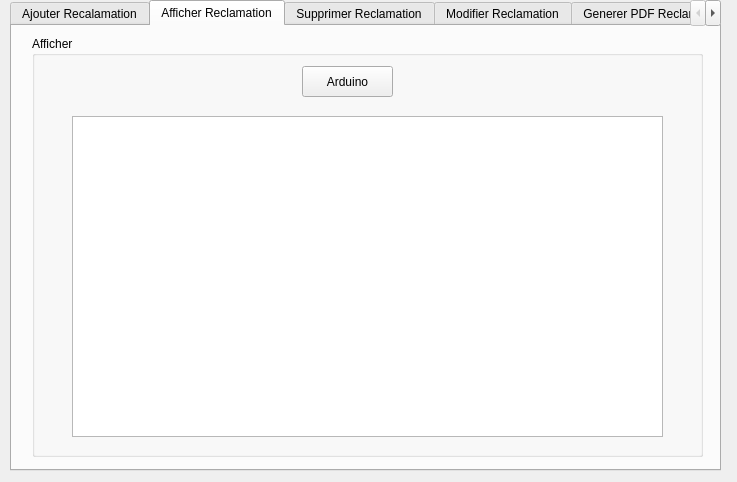
<?xml version="1.0" encoding="UTF-8"?>
<ui version="4.0">
 <class>maquette_yesmin</class>
 <widget class="QDialog" name="maquette_yesmin">
  <property name="geometry">
   <rect>
    <x>0</x>
    <y>0</y>
    <width>737</width>
    <height>482</height>
   </rect>
  </property>
  <property name="windowTitle">
   <string>Dialog</string>
  </property>
  <widget class="QTabWidget" name="Trier">
   <property name="geometry">
    <rect>
     <x>10</x>
     <y>0</y>
     <width>711</width>
     <height>471</height>
    </rect>
   </property>
   <property name="currentIndex">
    <number>1</number>
   </property>
   <widget class="QWidget" name="tab">
    <attribute name="title">
     <string>Ajouter Recalamation</string>
    </attribute>
    <widget class="QGroupBox" name="groupBox">
     <property name="geometry">
      <rect>
       <x>30</x>
       <y>10</y>
       <width>661</width>
       <height>421</height>
      </rect>
     </property>
     <property name="styleSheet">
      <string notr="true"/>
     </property>
     <property name="title">
      <string>Ajouter</string>
     </property>
     <widget class="QLabel" name="label">
      <property name="geometry">
       <rect>
        <x>50</x>
        <y>70</y>
        <width>61</width>
        <height>41</height>
       </rect>
      </property>
      <property name="styleSheet">
       <string notr="true"/>
      </property>
      <property name="text">
       <string>Nom </string>
      </property>
     </widget>
     <widget class="QLabel" name="label_2">
      <property name="geometry">
       <rect>
        <x>340</x>
        <y>90</y>
        <width>71</width>
        <height>16</height>
       </rect>
      </property>
      <property name="styleSheet">
       <string notr="true"/>
      </property>
      <property name="text">
       <string>Prénom</string>
      </property>
     </widget>
     <widget class="QLabel" name="label_3">
      <property name="geometry">
       <rect>
        <x>50</x>
        <y>130</y>
        <width>51</width>
        <height>16</height>
       </rect>
      </property>
      <property name="styleSheet">
       <string notr="true"/>
      </property>
      <property name="text">
       <string>Cin</string>
      </property>
     </widget>
     <widget class="QLabel" name="label_4">
      <property name="geometry">
       <rect>
        <x>340</x>
        <y>130</y>
        <width>141</width>
        <height>21</height>
       </rect>
      </property>
      <property name="styleSheet">
       <string notr="true"/>
      </property>
      <property name="text">
       <string>Num Télèphone</string>
      </property>
     </widget>
     <widget class="QLabel" name="label_5">
      <property name="geometry">
       <rect>
        <x>20</x>
        <y>190</y>
        <width>111</width>
        <height>20</height>
       </rect>
      </property>
      <property name="text">
       <string/>
      </property>
     </widget>
     <widget class="QLineEdit" name="le_nom">
      <property name="geometry">
       <rect>
        <x>120</x>
        <y>80</y>
        <width>113</width>
        <height>31</height>
       </rect>
      </property>
     </widget>
     <widget class="QLineEdit" name="le_prenom">
      <property name="geometry">
       <rect>
        <x>470</x>
        <y>80</y>
        <width>113</width>
        <height>31</height>
       </rect>
      </property>
     </widget>
     <widget class="QLineEdit" name="le_cin">
      <property name="geometry">
       <rect>
        <x>120</x>
        <y>120</y>
        <width>113</width>
        <height>31</height>
       </rect>
      </property>
     </widget>
     <widget class="QLineEdit" name="le_num_telephone">
      <property name="geometry">
       <rect>
        <x>470</x>
        <y>120</y>
        <width>113</width>
        <height>31</height>
       </rect>
      </property>
     </widget>
     <widget class="Line" name="line">
      <property name="geometry">
       <rect>
        <x>20</x>
        <y>30</y>
        <width>181</width>
        <height>20</height>
       </rect>
      </property>
      <property name="orientation">
       <enum>Qt::Horizontal</enum>
      </property>
     </widget>
     <widget class="Line" name="line_2">
      <property name="geometry">
       <rect>
        <x>430</x>
        <y>30</y>
        <width>211</width>
        <height>20</height>
       </rect>
      </property>
      <property name="orientation">
       <enum>Qt::Horizontal</enum>
      </property>
     </widget>
     <widget class="Line" name="line_3">
      <property name="geometry">
       <rect>
        <x>630</x>
        <y>40</y>
        <width>20</width>
        <height>371</height>
       </rect>
      </property>
      <property name="orientation">
       <enum>Qt::Vertical</enum>
      </property>
     </widget>
     <widget class="Line" name="line_4">
      <property name="geometry">
       <rect>
        <x>17</x>
        <y>400</y>
        <width>621</width>
        <height>20</height>
       </rect>
      </property>
      <property name="orientation">
       <enum>Qt::Horizontal</enum>
      </property>
     </widget>
     <widget class="Line" name="line_5">
      <property name="geometry">
       <rect>
        <x>10</x>
        <y>40</y>
        <width>20</width>
        <height>371</height>
       </rect>
      </property>
      <property name="orientation">
       <enum>Qt::Vertical</enum>
      </property>
     </widget>
     <widget class="QLabel" name="label_6">
      <property name="geometry">
       <rect>
        <x>230</x>
        <y>30</y>
        <width>181</width>
        <height>20</height>
       </rect>
      </property>
      <property name="styleSheet">
       <string notr="true">font: 12pt &quot;Old Antic Outline&quot;;
color: rgb(84, 105, 127);</string>
      </property>
      <property name="text">
       <string>Gestion Des Reclamations</string>
      </property>
     </widget>
     <widget class="QLineEdit" name="le_numstation">
      <property name="geometry">
       <rect>
        <x>470</x>
        <y>170</y>
        <width>111</width>
        <height>31</height>
       </rect>
      </property>
     </widget>
     <widget class="QLabel" name="label_7">
      <property name="geometry">
       <rect>
        <x>50</x>
        <y>290</y>
        <width>81</width>
        <height>16</height>
       </rect>
      </property>
      <property name="text">
       <string/>
      </property>
     </widget>
     <widget class="QLabel" name="label_11">
      <property name="geometry">
       <rect>
        <x>130</x>
        <y>280</y>
        <width>47</width>
        <height>14</height>
       </rect>
      </property>
      <property name="text">
       <string/>
      </property>
     </widget>
     <widget class="QLabel" name="label_8">
      <property name="geometry">
       <rect>
        <x>40</x>
        <y>170</y>
        <width>81</width>
        <height>21</height>
       </rect>
      </property>
      <property name="styleSheet">
       <string notr="true"/>
      </property>
      <property name="text">
       <string>Num Bus </string>
      </property>
     </widget>
     <widget class="QLabel" name="label_9">
      <property name="geometry">
       <rect>
        <x>340</x>
        <y>180</y>
        <width>101</width>
        <height>21</height>
       </rect>
      </property>
      <property name="styleSheet">
       <string notr="true"/>
      </property>
      <property name="text">
       <string>Num Station</string>
      </property>
     </widget>
     <widget class="QLineEdit" name="le_numbus">
      <property name="geometry">
       <rect>
        <x>120</x>
        <y>170</y>
        <width>113</width>
        <height>31</height>
       </rect>
      </property>
     </widget>
     <widget class="QLabel" name="label_10">
      <property name="geometry">
       <rect>
        <x>240</x>
        <y>215</y>
        <width>161</width>
        <height>21</height>
       </rect>
      </property>
      <property name="styleSheet">
       <string notr="true">font: 12pt &quot;Old Antic Outline&quot;;
color: rgb(84, 105, 127);</string>
      </property>
      <property name="text">
       <string>Type de Reclamation :</string>
      </property>
     </widget>
     <widget class="QLabel" name="label_12">
      <property name="geometry">
       <rect>
        <x>50</x>
        <y>250</y>
        <width>181</width>
        <height>20</height>
       </rect>
      </property>
      <property name="styleSheet">
       <string notr="true"/>
      </property>
      <property name="text">
       <string>1) Resources Humaine</string>
      </property>
     </widget>
     <widget class="QLabel" name="label_13">
      <property name="geometry">
       <rect>
        <x>230</x>
        <y>250</y>
        <width>81</width>
        <height>21</height>
       </rect>
      </property>
      <property name="styleSheet">
       <string notr="true"/>
      </property>
      <property name="text">
       <string>2) Ticket</string>
      </property>
     </widget>
     <widget class="QLabel" name="label_14">
      <property name="geometry">
       <rect>
        <x>310</x>
        <y>250</y>
        <width>61</width>
        <height>21</height>
       </rect>
      </property>
      <property name="styleSheet">
       <string notr="true"/>
      </property>
      <property name="text">
       <string>3) Bus</string>
      </property>
     </widget>
     <widget class="QLabel" name="label_15">
      <property name="geometry">
       <rect>
        <x>380</x>
        <y>250</y>
        <width>71</width>
        <height>21</height>
       </rect>
      </property>
      <property name="styleSheet">
       <string notr="true"/>
      </property>
      <property name="text">
       <string>4) Station</string>
      </property>
     </widget>
     <widget class="QLineEdit" name="le_type_reclamation">
      <property name="geometry">
       <rect>
        <x>50</x>
        <y>280</y>
        <width>541</width>
        <height>71</height>
       </rect>
      </property>
     </widget>
     <widget class="QLabel" name="label_16">
      <property name="geometry">
       <rect>
        <x>470</x>
        <y>250</y>
        <width>71</width>
        <height>21</height>
       </rect>
      </property>
      <property name="styleSheet">
       <string notr="true"/>
      </property>
      <property name="text">
       <string>5) Autres</string>
      </property>
     </widget>
     <widget class="QPushButton" name="pb_ajouter">
      <property name="geometry">
       <rect>
        <x>520</x>
        <y>370</y>
        <width>75</width>
        <height>23</height>
       </rect>
      </property>
      <property name="text">
       <string>Ajouter</string>
      </property>
     </widget>
    </widget>
   </widget>
   <widget class="QWidget" name="tab2">
    <attribute name="title">
     <string>Afficher Reclamation</string>
    </attribute>
    <widget class="QGroupBox" name="groupBox_2">
     <property name="geometry">
      <rect>
       <x>20</x>
       <y>10</y>
       <width>671</width>
       <height>421</height>
      </rect>
     </property>
     <property name="title">
      <string>Afficher</string>
     </property>
     <widget class="QTableView" name="tab_reclamation">
      <property name="geometry">
       <rect>
        <x>40</x>
        <y>80</y>
        <width>591</width>
        <height>321</height>
       </rect>
      </property>
     </widget>
     <widget class="QPushButton" name="pb_arduino">
      <property name="geometry">
       <rect>
        <x>270</x>
        <y>30</y>
        <width>91</width>
        <height>31</height>
       </rect>
      </property>
      <property name="text">
       <string>Arduino</string>
      </property>
     </widget>
    </widget>
   </widget>
   <widget class="QWidget" name="tab_2">
    <attribute name="title">
     <string>Supprimer Reclamation</string>
    </attribute>
    <widget class="QLabel" name="label_17">
     <property name="geometry">
      <rect>
       <x>300</x>
       <y>90</y>
       <width>47</width>
       <height>14</height>
      </rect>
     </property>
     <property name="text">
      <string>Cin</string>
     </property>
    </widget>
    <widget class="QLineEdit" name="le_Cin">
     <property name="geometry">
      <rect>
       <x>30</x>
       <y>130</y>
       <width>631</width>
       <height>31</height>
      </rect>
     </property>
    </widget>
    <widget class="QPushButton" name="pb_supprimer">
     <property name="geometry">
      <rect>
       <x>590</x>
       <y>190</y>
       <width>75</width>
       <height>23</height>
      </rect>
     </property>
     <property name="text">
      <string>Supprimer</string>
     </property>
    </widget>
    <widget class="QLabel" name="label_31">
     <property name="geometry">
      <rect>
       <x>10</x>
       <y>-150</y>
       <width>47</width>
       <height>14</height>
      </rect>
     </property>
     <property name="text">
      <string>Cin</string>
     </property>
    </widget>
   </widget>
   <widget class="QWidget" name="tab3">
    <attribute name="title">
     <string>Modifier Reclamation</string>
    </attribute>
    <widget class="QGroupBox" name="pushButton_modifier_2">
     <property name="geometry">
      <rect>
       <x>20</x>
       <y>10</y>
       <width>691</width>
       <height>431</height>
      </rect>
     </property>
     <property name="title">
      <string>Modifier</string>
     </property>
     <widget class="QLabel" name="label_18">
      <property name="geometry">
       <rect>
        <x>50</x>
        <y>60</y>
        <width>51</width>
        <height>16</height>
       </rect>
      </property>
      <property name="styleSheet">
       <string notr="true"/>
      </property>
      <property name="text">
       <string>Nom</string>
      </property>
     </widget>
     <widget class="QLabel" name="label_20">
      <property name="geometry">
       <rect>
        <x>46</x>
        <y>173</y>
        <width>71</width>
        <height>21</height>
       </rect>
      </property>
      <property name="styleSheet">
       <string notr="true"/>
      </property>
      <property name="text">
       <string>Num Bus</string>
      </property>
     </widget>
     <widget class="QLabel" name="label_21">
      <property name="geometry">
       <rect>
        <x>340</x>
        <y>60</y>
        <width>71</width>
        <height>20</height>
       </rect>
      </property>
      <property name="styleSheet">
       <string notr="true"/>
      </property>
      <property name="text">
       <string>Prénom</string>
      </property>
     </widget>
     <widget class="QLabel" name="label_22">
      <property name="geometry">
       <rect>
        <x>340</x>
        <y>109</y>
        <width>131</width>
        <height>31</height>
       </rect>
      </property>
      <property name="styleSheet">
       <string notr="true"/>
      </property>
      <property name="text">
       <string>Num Telephone</string>
      </property>
     </widget>
     <widget class="QLabel" name="label_23">
      <property name="geometry">
       <rect>
        <x>340</x>
        <y>180</y>
        <width>91</width>
        <height>20</height>
       </rect>
      </property>
      <property name="styleSheet">
       <string notr="true"/>
      </property>
      <property name="text">
       <string>Num Station</string>
      </property>
     </widget>
     <widget class="QLabel" name="label_24">
      <property name="geometry">
       <rect>
        <x>250</x>
        <y>230</y>
        <width>201</width>
        <height>20</height>
       </rect>
      </property>
      <property name="styleSheet">
       <string notr="true">font: 12pt &quot;Old Antic Outline&quot;;
color: rgb(84, 105, 127);</string>
      </property>
      <property name="text">
       <string>Type De  Reclamation : </string>
      </property>
     </widget>
     <widget class="QLineEdit" name="modifier_Nom">
      <property name="geometry">
       <rect>
        <x>130</x>
        <y>50</y>
        <width>113</width>
        <height>31</height>
       </rect>
      </property>
     </widget>
     <widget class="QLineEdit" name="modifier_Cin">
      <property name="geometry">
       <rect>
        <x>130</x>
        <y>110</y>
        <width>113</width>
        <height>31</height>
       </rect>
      </property>
     </widget>
     <widget class="QLineEdit" name="modifier_numBus">
      <property name="geometry">
       <rect>
        <x>130</x>
        <y>170</y>
        <width>113</width>
        <height>31</height>
       </rect>
      </property>
     </widget>
     <widget class="QLineEdit" name="modifier_Type_reclamation">
      <property name="geometry">
       <rect>
        <x>60</x>
        <y>300</y>
        <width>561</width>
        <height>81</height>
       </rect>
      </property>
     </widget>
     <widget class="QLineEdit" name="modifier_Prenom">
      <property name="geometry">
       <rect>
        <x>480</x>
        <y>50</y>
        <width>113</width>
        <height>31</height>
       </rect>
      </property>
     </widget>
     <widget class="QLineEdit" name="modifier_Num_Telephone">
      <property name="geometry">
       <rect>
        <x>480</x>
        <y>110</y>
        <width>113</width>
        <height>31</height>
       </rect>
      </property>
     </widget>
     <widget class="QLineEdit" name="modifier_numStation">
      <property name="geometry">
       <rect>
        <x>480</x>
        <y>170</y>
        <width>113</width>
        <height>31</height>
       </rect>
      </property>
     </widget>
     <widget class="QLabel" name="label_19">
      <property name="geometry">
       <rect>
        <x>50</x>
        <y>120</y>
        <width>51</width>
        <height>21</height>
       </rect>
      </property>
      <property name="styleSheet">
       <string notr="true"/>
      </property>
      <property name="text">
       <string>Cin</string>
      </property>
     </widget>
     <widget class="QPushButton" name="pushButton_modifier">
      <property name="geometry">
       <rect>
        <x>570</x>
        <y>390</y>
        <width>75</width>
        <height>23</height>
       </rect>
      </property>
      <property name="text">
       <string>Modifier</string>
      </property>
     </widget>
     <widget class="Line" name="line_6">
      <property name="geometry">
       <rect>
        <x>20</x>
        <y>9</y>
        <width>201</width>
        <height>41</height>
       </rect>
      </property>
      <property name="orientation">
       <enum>Qt::Horizontal</enum>
      </property>
     </widget>
     <widget class="Line" name="line_7">
      <property name="geometry">
       <rect>
        <x>13</x>
        <y>30</y>
        <width>20</width>
        <height>381</height>
       </rect>
      </property>
      <property name="orientation">
       <enum>Qt::Vertical</enum>
      </property>
     </widget>
     <widget class="Line" name="line_8">
      <property name="geometry">
       <rect>
        <x>20</x>
        <y>410</y>
        <width>651</width>
        <height>16</height>
       </rect>
      </property>
      <property name="orientation">
       <enum>Qt::Horizontal</enum>
      </property>
     </widget>
     <widget class="Line" name="line_9">
      <property name="geometry">
       <rect>
        <x>660</x>
        <y>30</y>
        <width>20</width>
        <height>391</height>
       </rect>
      </property>
      <property name="orientation">
       <enum>Qt::Vertical</enum>
      </property>
     </widget>
     <widget class="Line" name="line_10">
      <property name="geometry">
       <rect>
        <x>470</x>
        <y>15</y>
        <width>201</width>
        <height>31</height>
       </rect>
      </property>
      <property name="orientation">
       <enum>Qt::Horizontal</enum>
      </property>
     </widget>
     <widget class="QLabel" name="label_25">
      <property name="geometry">
       <rect>
        <x>260</x>
        <y>20</y>
        <width>191</width>
        <height>16</height>
       </rect>
      </property>
      <property name="styleSheet">
       <string notr="true">font: 12pt &quot;Old Antic Outline&quot;;
color: rgb(84, 105, 127);</string>
      </property>
      <property name="text">
       <string>Gestion Des Reclamations</string>
      </property>
     </widget>
     <widget class="QLabel" name="label_26">
      <property name="geometry">
       <rect>
        <x>70</x>
        <y>270</y>
        <width>161</width>
        <height>16</height>
       </rect>
      </property>
      <property name="styleSheet">
       <string notr="true"/>
      </property>
      <property name="text">
       <string>1) Resources Humaines</string>
      </property>
     </widget>
     <widget class="QLabel" name="label_27">
      <property name="geometry">
       <rect>
        <x>250</x>
        <y>270</y>
        <width>71</width>
        <height>16</height>
       </rect>
      </property>
      <property name="styleSheet">
       <string notr="true"/>
      </property>
      <property name="text">
       <string>2)Ticket</string>
      </property>
     </widget>
     <widget class="QLabel" name="label_28">
      <property name="geometry">
       <rect>
        <x>340</x>
        <y>270</y>
        <width>51</width>
        <height>20</height>
       </rect>
      </property>
      <property name="styleSheet">
       <string notr="true"/>
      </property>
      <property name="text">
       <string>3)Bus</string>
      </property>
     </widget>
     <widget class="QLabel" name="label_29">
      <property name="geometry">
       <rect>
        <x>430</x>
        <y>270</y>
        <width>71</width>
        <height>16</height>
       </rect>
      </property>
      <property name="styleSheet">
       <string notr="true"/>
      </property>
      <property name="text">
       <string>4)Station</string>
      </property>
     </widget>
     <widget class="QLabel" name="label_30">
      <property name="geometry">
       <rect>
        <x>530</x>
        <y>270</y>
        <width>61</width>
        <height>20</height>
       </rect>
      </property>
      <property name="styleSheet">
       <string notr="true"/>
      </property>
      <property name="text">
       <string>5)Autres</string>
      </property>
     </widget>
    </widget>
   </widget>
   <widget class="QWidget" name="tab_3">
    <attribute name="title">
     <string>Generer PDF Reclamation</string>
    </attribute>
    <widget class="QPushButton" name="Generer_PDF">
     <property name="geometry">
      <rect>
       <x>560</x>
       <y>170</y>
       <width>75</width>
       <height>23</height>
      </rect>
     </property>
     <property name="text">
      <string>Generer</string>
     </property>
    </widget>
    <widget class="QLineEdit" name="id_pdf">
     <property name="geometry">
      <rect>
       <x>50</x>
       <y>100</y>
       <width>591</width>
       <height>31</height>
      </rect>
     </property>
    </widget>
    <widget class="QLabel" name="label_32">
     <property name="geometry">
      <rect>
       <x>50</x>
       <y>30</y>
       <width>47</width>
       <height>14</height>
      </rect>
     </property>
     <property name="text">
      <string>Cin</string>
     </property>
    </widget>
   </widget>
   <widget class="QWidget" name="tab_4">
    <attribute name="title">
     <string>Recherche et Tri</string>
    </attribute>
    <widget class="QPushButton" name="pb_recherche">
     <property name="geometry">
      <rect>
       <x>180</x>
       <y>80</y>
       <width>75</width>
       <height>23</height>
      </rect>
     </property>
     <property name="text">
      <string>Chercher</string>
     </property>
    </widget>
    <widget class="QLineEdit" name="id_search">
     <property name="geometry">
      <rect>
       <x>40</x>
       <y>50</y>
       <width>211</width>
       <height>21</height>
      </rect>
     </property>
    </widget>
    <widget class="QLabel" name="label_33">
     <property name="geometry">
      <rect>
       <x>40</x>
       <y>20</y>
       <width>151</width>
       <height>16</height>
      </rect>
     </property>
     <property name="text">
      <string>Rechercher :</string>
     </property>
    </widget>
    <widget class="QTableView" name="tab_search">
     <property name="geometry">
      <rect>
       <x>320</x>
       <y>30</y>
       <width>351</width>
       <height>192</height>
      </rect>
     </property>
    </widget>
    <widget class="QLabel" name="label_34">
     <property name="geometry">
      <rect>
       <x>50</x>
       <y>170</y>
       <width>47</width>
       <height>14</height>
      </rect>
     </property>
     <property name="text">
      <string>Trier :</string>
     </property>
    </widget>
    <widget class="QRadioButton" name="radioButton_trier_reclamation_AZ">
     <property name="geometry">
      <rect>
       <x>40</x>
       <y>190</y>
       <width>83</width>
       <height>18</height>
      </rect>
     </property>
     <property name="text">
      <string>Ascendant</string>
     </property>
    </widget>
    <widget class="QRadioButton" name="radioButton_trier_reclamation_ZA">
     <property name="geometry">
      <rect>
       <x>40</x>
       <y>220</y>
       <width>83</width>
       <height>18</height>
      </rect>
     </property>
     <property name="text">
      <string>Desendant</string>
     </property>
    </widget>
    <widget class="QPushButton" name="pb_tri">
     <property name="geometry">
      <rect>
       <x>180</x>
       <y>250</y>
       <width>75</width>
       <height>23</height>
      </rect>
     </property>
     <property name="text">
      <string>Trier</string>
     </property>
    </widget>
    <widget class="QComboBox" name="comboBox_tri_reclamation">
     <property name="geometry">
      <rect>
       <x>351</x>
       <y>250</y>
       <width>301</width>
       <height>22</height>
      </rect>
     </property>
     <item>
      <property name="text">
       <string>Cin</string>
      </property>
     </item>
     <item>
      <property name="text">
       <string>Type_Reclamation </string>
      </property>
     </item>
     <item>
      <property name="text">
       <string>Num_Telephone</string>
      </property>
     </item>
    </widget>
    <widget class="QPushButton" name="pb_stat">
     <property name="geometry">
      <rect>
       <x>580</x>
       <y>280</y>
       <width>75</width>
       <height>23</height>
      </rect>
     </property>
     <property name="text">
      <string>Statistique</string>
     </property>
    </widget>
   </widget>
   <widget class="QWidget" name="tab_5">
    <attribute name="title">
     <string>Affecter Reclamation</string>
    </attribute>
    <widget class="QTableView" name="rh_table">
     <property name="geometry">
      <rect>
       <x>40</x>
       <y>20</y>
       <width>301</width>
       <height>192</height>
      </rect>
     </property>
    </widget>
    <widget class="QTableView" name="ticket_table">
     <property name="geometry">
      <rect>
       <x>360</x>
       <y>20</y>
       <width>331</width>
       <height>192</height>
      </rect>
     </property>
    </widget>
    <widget class="QTableView" name="bus_table">
     <property name="geometry">
      <rect>
       <x>360</x>
       <y>240</y>
       <width>331</width>
       <height>192</height>
      </rect>
     </property>
    </widget>
    <widget class="QTableView" name="station_table">
     <property name="geometry">
      <rect>
       <x>40</x>
       <y>240</y>
       <width>301</width>
       <height>192</height>
      </rect>
     </property>
    </widget>
    <widget class="QLabel" name="label_35">
     <property name="geometry">
      <rect>
       <x>130</x>
       <y>0</y>
       <width>141</width>
       <height>16</height>
      </rect>
     </property>
     <property name="text">
      <string>Resources Humaines</string>
     </property>
    </widget>
    <widget class="QLabel" name="label_36">
     <property name="geometry">
      <rect>
       <x>510</x>
       <y>0</y>
       <width>47</width>
       <height>14</height>
      </rect>
     </property>
     <property name="text">
      <string>ticket</string>
     </property>
    </widget>
    <widget class="QLabel" name="label_37">
     <property name="geometry">
      <rect>
       <x>160</x>
       <y>220</y>
       <width>47</width>
       <height>14</height>
      </rect>
     </property>
     <property name="text">
      <string>Station</string>
     </property>
    </widget>
    <widget class="QLabel" name="label_38">
     <property name="geometry">
      <rect>
       <x>510</x>
       <y>220</y>
       <width>47</width>
       <height>14</height>
      </rect>
     </property>
     <property name="text">
      <string>Bus</string>
     </property>
    </widget>
   </widget>
  </widget>
 </widget>
 <resources/>
 <connections/>
</ui>
